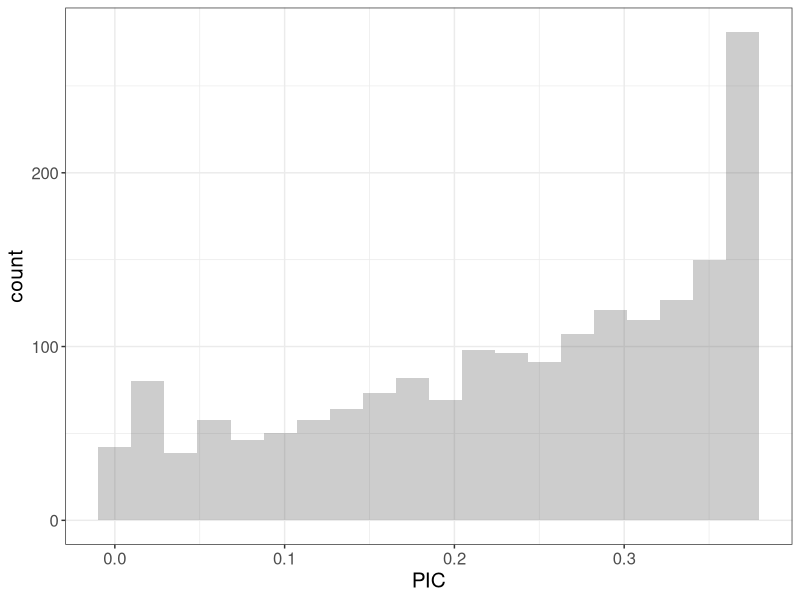

Reproduce this figure in R.
library(tidyverse)
setwd("~/Desktop/Cranberry/20250214/PIC")
d_diplo_t <- read.csv("InforMarker_diverse(diploid).csv",row.names = 1,check.names = F)

### Function for allele frequency calculation
calc_allele_frequencies <- function(d_diplo_t, ploidy) {
  allele_frequencies <- apply(d_diplo_t, 1, function(x) {
    count_sum <- sum(!is.na(x))  
    allele_sum <- sum(x, na.rm = TRUE) 
    if (count_sum != 0) {allele_sum / (ploidy * count_sum)} else {NA}
  })
  
  all_allele_frequencies <- data.frame(SNP = rownames(d_diplo_t), p1= allele_frequencies, p2= 1-allele_frequencies,maf=pmin(allele_frequencies,(1-allele_frequencies)))
  return(all_allele_frequencies)
}

Fre <-calc_allele_frequencies(d_diplo_t,2)


### Function for PIC calculation
calc_pic <- function(x) {
  freq_squared <- x^2
  outer_matrix <- outer(freq_squared, freq_squared)
  upper_tri_sum <- sum(outer_matrix[upper.tri(outer_matrix)])
  pic <- 1 - sum(freq_squared) - 2*upper_tri_sum
  return(pic)
}

PIC_results <- apply(Fre[, c("p1", "p2")], 1, calc_pic)
PIC_df <- data.frame(SNP = Fre$SNP, PIC = PIC_results)
summary(PIC_df$PIC)
write.csv(PIC_df,"PIC_Hybrid (diploid).csv",row.names = F)

## plot
ggplot(PIC_df,aes(PIC)) +
  geom_histogram(alpha=0.3, position="identity",bins = 20)+
  theme_bw()+
  theme(text = element_text(size = 15))
